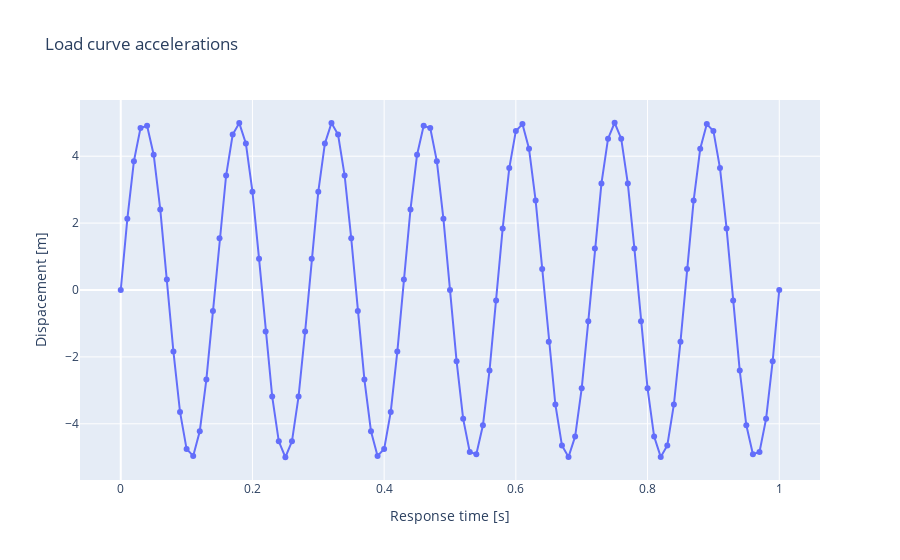

Write notebook code for a chart like this one.
### Code cell
response_time = [0, 0.01, 0.02, 0.03, 0.04, 0.05, 0.06, 0.07, 0.08, 0.09, 0.1, 1]
accelerations = [0, -1, 1.2, -0.6, 0.2, -0.3, 1, -1, 0.5, -0.5, 0, 0]
import numpy as np
frequency = 7
amplitude = 5
response_time = np.arange(0, 1.01, 0.01)
accelerations = np.sin(2* response_time * frequency * np.pi) * amplitude

if 1:
    fig = px.line(y=accelerations, x=response_time, labels={'y':"Dispacement [m]", 'x':"Response time [s]"}, 
                    markers=True, title=f"Load curve accelerations")
    fig.show()

### Figure 1 — Plotly figure (JSON) as saved in the notebook; plotly's stock layout.template omitted (floating-point values rounded to 4 significant figures)
{"data": [{"hovertemplate": "Response time [s]=%{x}<br>Dispacement [m]=%{y}<extra></extra>", "legendgroup": "", "line": {"color": "#636efa", "dash": "solid"}, "marker": {"symbol": "circle"}, "mode": "lines+markers", "name": "", "orientation": "v", "showlegend": false, "type": "scatter", "x": [0.0, 0.01, 0.02, 0.03, 0.04, 0.05, 0.06, 0.07, 0.08, 0.09, 0.1, 0.11, 0.12, 0.13, 0.14, 0.15, 0.16, 0.17, 0.18, 0.19, 0.2, 0.21, 0.22, 0.23, 0.24, 0.25, 0.26, 0.27, 0.28, 0.29, 0.3, 0.31, 0.32, 0.33, 0.34, 0.35, 0.36, 0.37, 0.38, 0.39, 0.4, 0.41, 0.42, 0.43, 0.44, 0.45, 0.46, 0.47, 0.48, 0.49, 0.5, 0.51, 0.52, 0.53, 0.54, 0.55, 0.56, 0.57, 0.58, 0.59, 0.6, 0.61, 0.62, 0.63, 0.64, 0.65, 0.66, 0.67, 0.68, 0.69, 0.7, 0.71, 0.72, 0.73, 0.74, 0.75, 0.76, 0.77, 0.78, 0.79, 0.8, 0.81, 0.82, 0.83, 0.84, 0.85, 0.86, 0.87, 0.88, 0.89, 0.9, 0.91, 0.92, 0.93, 0.94, 0.95, 0.96, 0.97, 0.98, 0.99, 1.0], "xaxis": "x", "y": [0.0, 2.129, 3.853, 4.843, 4.911, 4.045, 2.409, 0.314, -1.841, -3.645, -4.755, -4.961, -4.222, -2.679, -0.6267, 1.545, 3.423, 4.649, 4.99, 4.382, 2.939, 0.9369, -1.243, -3.187, -4.524, -5.0, -4.524, -3.187, -1.243, 0.9369, 2.939, 4.382, 4.99, 4.649, 3.423, 1.545, -0.6267, -2.679, -4.222, -4.961, -4.755, -3.645, -1.841, 0.314, 2.409, 4.045, 4.911, 4.843, 3.853, 2.129, 4.286e-15, -2.129, -3.853, -4.843, -4.911, -4.045, -2.409, -0.314, 1.841, 3.645, 4.755, 4.961, 4.222, 2.679, 0.6267, -1.545, -3.423, -4.649, -4.99, -4.382, -2.939, -0.9369, 1.243, 3.187, 4.524, 5.0, 4.524, 3.187, 1.243, -0.9369, -2.939, -4.382, -4.99, -4.649, -3.423, -1.545, 0.6267, 2.679, 4.222, 4.961, 4.755, 3.645, 1.841, -0.314, -2.409, -4.045, -4.911, -4.843, -3.853, -2.129, -8.573e-15], "yaxis": "y"}], "layout": {"legend": {"tracegroupgap": 0}, "title": {"text": "Load curve accelerations"}, "xaxis": {"anchor": "y", "domain": [0, 1], "title": {"text": "Response time [s]"}}, "yaxis": {"anchor": "x", "domain": [0, 1], "title": {"text": "Dispacement [m]"}}}}
